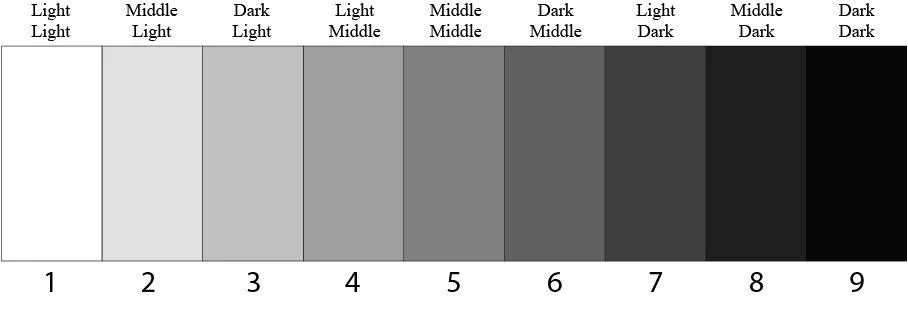
#> input picture ValueScale-numbers.webp, 908 x 325 px
$ python make-3v.py ValueScale-numbers.webp out.png
#> lines starting #> are read from the running program, lines starting #| are printed output that depends on the picture
### common.py
from PIL import Image

def load_image(path):
#> called with path = 'ValueScale-numbers.webp'
    img = Image.open(path)
#> img is the input picture: PIL image 908x325 RGB; mean R, G, B 166.7, 166.7, 166.7
    img = img.convert("RGB")
    pixels = img.load()
    return (pixels, img)

def make_new_image(img):
    xnew_image = Image.new('RGB', (img.width, img.height))
#> xnew_image: PIL image 908x325 RGB; every value is 0
    new_image_pixels = xnew_image.load()
    return (new_image_pixels, xnew_image)

# [4 lines left out: function make_new_image_wh, not called in this run]

### make-3v.py
import sys
import os

inputfile = sys.argv[1]
outputfile = sys.argv[2]


# Get the parent directory and add it to sys.path
parent_dir = os.path.abspath(os.path.join(os.path.dirname(__file__), '..'))
sys.path.append(parent_dir)

from common import *

l = 35
h = 180
def make_bw(img, pixels, npix):
    for x in range(img.width):
        for y in range(img.height):
            r, g, b = pixels[x, y]
            v = int((0.299 * r) + (0.587 * g) + (0.114 * b))

            if l < v and v < h:
                if v < 45:
                    npix[x,y] = (0, 0, 255)
                elif v < 140:
                    npix[x,y] = (255, 0, 0)
                else:
                    npix[x,y] = (0, 255, 0)
            else:
                npix[x,y] = (255, 255, 255)

if __name__ == '__main__':
    pixels, img = load_image(inputfile)
    npix, nimg = make_new_image(img)


    make_bw(img, pixels, npix)

    nimg.save(f'{outputfile}.jpg')
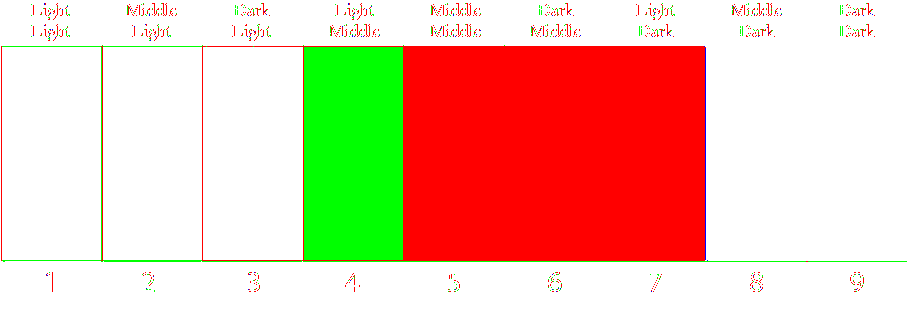
#> saved as out.png.jpg: PIL image 908x325 RGB; mean R, G, B 234.8, 196.1, 176.5
